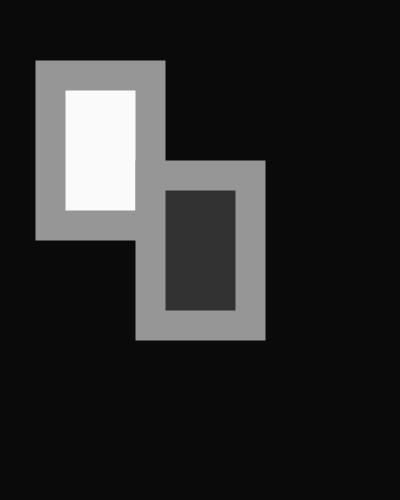
Frame 1 (no input)
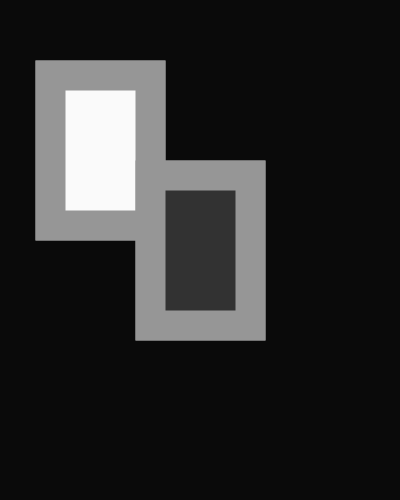
Frame 2 (the mouse pressed at the canvas centre, redrawn once)

The Processing sketch that drew these frames (run headless with seeded random() and noise(); the mouse was pressed at the canvas centre and the sketch redrawn once):

// Processing sketch: test_02_pde
// ── test_02_pde.pde
void setup() {
   size(400, 500);
   background(10);
   strokeWeight(30);
   stroke(150);
   smooth();
   noLoop();
}

void draw() {
  rectMode(CENTER);//CORNER/CORNERS/CENTER/RADIUS/
  fill(250);
  rect(100, 150, 100, 150);
  fill(50);
  rect(200, 250, 100, 150);
}
